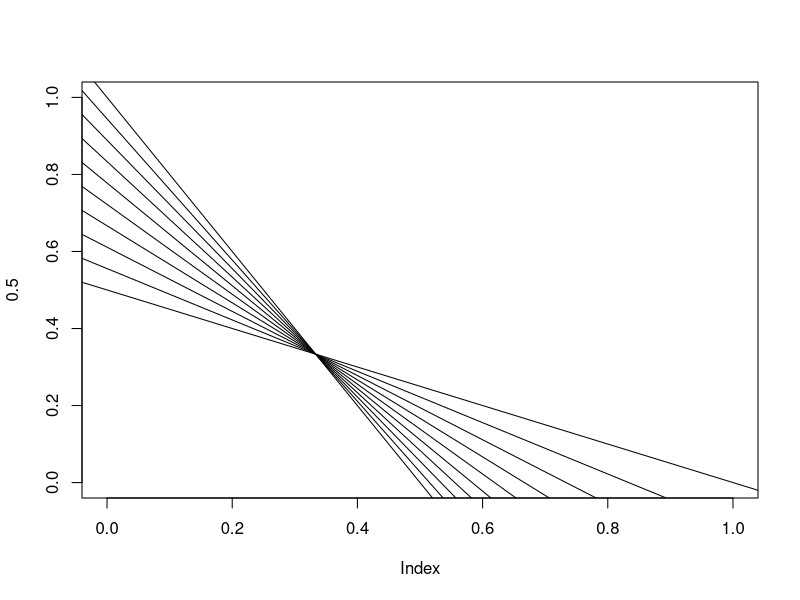
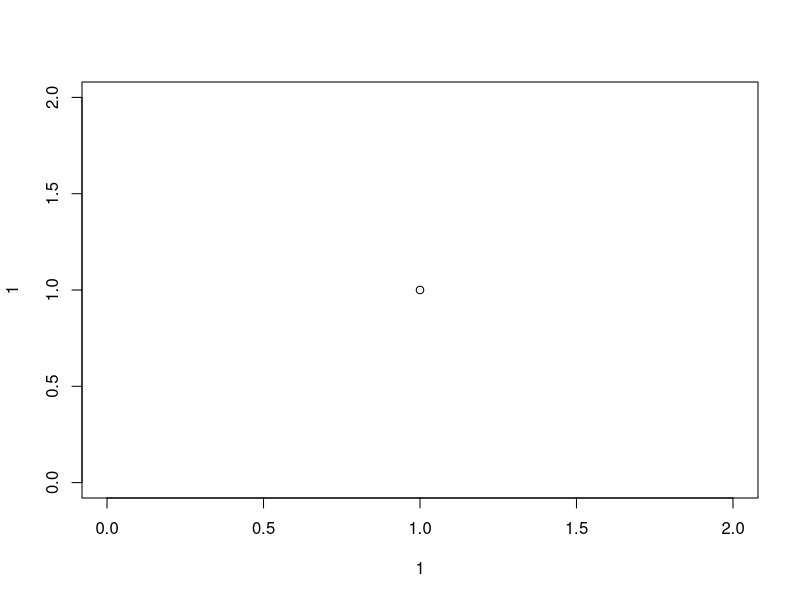

Generate these figures, in order, with R: (Note: this script raises an error after producing the figures.)
###################################################################
#Show that the ascending-descending (AD) model of Young et al. 2015 
#matches the 'ICM consistent' space of Polly 2007
##################################################################

# AD Model #######################################################
#visually match Young et al. 2015 Null Model 3 (ascending-descending) space
K<-seq(-2,-0.5,length.out=10) #b
J<-seq(1,0.5,length.out=10) #a
plot(x=0.5,xlim=c(0,1),ylim=c(0,1),type="n")
for(i in 1:length(K)){abline(a=J[i],b=K[i])}
J.pred<-(1/(-3))*K+(1/3)
round(J,3)==round(J.pred,3) #check

#So:
# m3 = K * m1 + J
#where
# J = (-1/3) * K + (1/3)
# -2 < K < -0.5
# 0.5 < J < 1

# ICM-C Model ###################################################
#visualy match Polly 2007 ICM-consistent space
B1<-seq(0,-9,length.out=10) #b, substituting 9 for infinity for visual purposes
Q1<-seq(1,9,length.out=10) #a
B2<-seq(0,-99999999999,length.out=10) #b, substituting 99999999 for infinity for visual purposes
Q2<-seq(1,99999999999,length.out=10) #a
plot(x=1,y=1,xlim=c(0,2),ylim=c(0,2))
for(i in 1:length(B)){
  abline(a=B1[i],b=Q1[i])
  abline(a=B2[i],b=Q2[i],col="blue")
  }
Q.pred<-1-B2
round(Q2/10,0)==round(Q.pred/10,0) #check, some fuzziness for infinity

#So:
# m3/m1 = Q * m2/m1 + B
#where
# Q = 1 - B
# 1 < Q < Inf
# -Inf < B < 0

#Note, the strict ICM line is where Q = 2 and B = -1. 
#according to covariance variance and covariance rules, matching Roseman and Delezene,
# var(m3) = Q^2 * var(m2) + B^2 * var(m1) - 2 * Q * B * Cov(m2, m1)

ICM_var<-function(m1,m3){
  # m3<-3*m2-(2*m1)
  m2<-(m3+(2*m1))/3
  total<-m1+m2+m3
  m2_relative<-m2/total
  return(m2_relative)
}
ICM<-function(m1,m3){
  # m3<-1.9*m2-(0.9*m1)
  m2<-(m3+(1.0*m1))/2
  total<-m1+m2+m3
  m2_relative<-m2/total
  return(m2_relative)
}
ICM_var(1,0.1)
ICM_var(1,0.4)
ICM_var(1,0.9)
ICM(1,0.4)
ICM(1,0.9)

# match variables ###############################################
#Axes of AD space are:
# X = m1/(m1 + m2 + m3)
# Y = m3/(m1 + m2 + m3)
#and
# 1 = m1 + m2 + m3
#simplifying to
# X = m1
# Y = m3

#Axes of ICM-C space are:
# X = m2/m1
# Y = m3/m1
#and if you continue to require that
# 1 = m1 + m2 + m3
#then you can change the X axis to
# X = (1-m1-m3)/m1
#which can be subsituted in so that
# m3/m1 = Q * (1-m1-m3)/m1 + B
#and rearranged so that
# m3 = m1 * (B-Q)/(1+Q) + Q/(1+Q)
#if AD space and ICM-C space are the same, and the molars have been set to be the same, then
#this rearranged form of ICM-C molar relationships should be equivalent to the
#equation relating m1 and m3 size in AD space, which would make:
# m1 * K  + J = m3 = m1 * (B-Q)/(1+Q) + Q/(1+Q)
# K = (B-Q)/(1+Q)
# J = Q/(1+Q)
#substitute those values into the relationship between J and K:
# J = (-1/3) * K + (1/3)
# Q/(1+Q) = (-1/3) * (B-Q)/(1+Q) + (1/3)
# and simplify to see if the ICM-C relationship between Q and B holds:
# 3 * Q/(1+Q) = (-1) * (B-Q)/(1+Q) + 1
# 3Q = -B + Q + 1 + Q
# Q = 1 - B
#Relationship holds!
